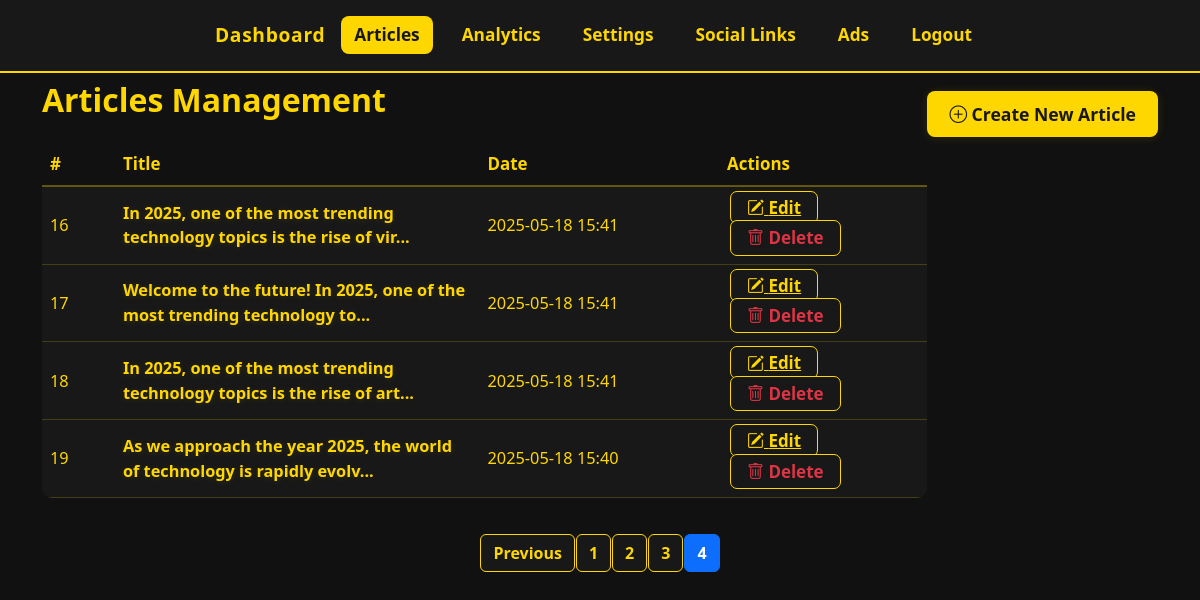
The app's page /admin/articles?page=4 (signed in) with its own data.
### app.py (models this page shows)
class Article(db.Model):
    id = db.Column(db.Integer, primary_key=True)
    title = db.Column(db.String(255), nullable=False)
    content = db.Column(db.Text, nullable=False)
    image_url = db.Column(db.String(500), nullable=True)
    created_at = db.Column(db.DateTime, server_default=db.func.now())
    likes = db.Column(db.Integer, default=0)

### app.py (the view)
@app.route('/admin/articles')
@login_required
def manage_articles():
    per_page = 5
    page = request.args.get('page', 1, type=int)
    total_articles = Article.query.count()
    total_pages = (total_articles + per_page - 1) // per_page
    articles = Article.query.order_by(Article.created_at.desc()).offset((page-1)*per_page).limit(per_page).all()
    return render_template('admin_manage_articles.html',
                           articles=articles,
                           page=page,
                           per_page=per_page,
                           total_pages=total_pages)

### app.py (called while the page is built)
@login_manager.user_loader
def load_user(user_id):
    return AdminUser.query.get(int(user_id))

### templates/admin_manage_articles.html (shortened to what this page needs)
<!DOCTYPE html>
<html lang="en" data-theme="dark">
<head>
  <link href="https://cdn.jsdelivr.net/npm/bootstrap@5.3.0/dist/css/bootstrap.min.css" rel="stylesheet">
  <link rel="stylesheet" href="https://cdn.jsdelivr.net/npm/bootstrap-icons@1.10.5/font/bootstrap-icons.css">
</head>
<body>
  <nav class="navbar navbar-dark mb-1" style="border-bottom:2px solid #ffd700;">
    <div class="container-fluid justify-content-center py-2 flex-wrap">
      <a class="navbar-brand mx-2 fw-bold" href="{{ url_for('dashboard') }}">Dashboard</a>
      <a class="nav-link mx-2 active" href="{{ url_for('manage_articles') }}">Articles</a>
      <a class="nav-link mx-2" href="{{ url_for('analytics') }}">Analytics</a>
      <a class="nav-link mx-2" href="{{ url_for('settings') }}">Settings</a>
      <a class="nav-link mx-2" href="{{ url_for('social_links') }}">Social Links</a>
      <a class="nav-link mx-2" href="{{ url_for('manage_ads') }}">Ads</a>
      <a class="nav-link mx-2 text-danger" href="{{ url_for('logout') }}">Logout</a>
    </div>
  </nav>
  <div class="container mt-2">
    <a href="{{ url_for('create_article') }}" class="btn btn-create mb-2">
      <i class="bi bi-plus-circle"></i> Create New Article
    </a>
    <h2 class="mb-4 fw-bold" style="color:#ffd700;">Articles Management</h2>
    <div class="table-responsive">
      <table class="table align-middle">
        <thead>
          <tr>
            <th style="width:7%;">#</th>
            <th style="width:35%;">Title</th>
            <th style="width:23%;">Date</th>
            <th style="width:20%;">Actions</th>
          </tr>
        </thead>
        <tbody>
          {% for article in articles %}
          <tr>
            <td>{{ loop.index0 + 1 + (page-1)*per_page }}</td>
            <td class="article-title">{{ article.title[:70] }}{% if article.title|length > 70 %}...{% endif %}</td>
            <td>{{ article.created_at.strftime('%Y-%m-%d %H:%M') if article.created_at else '' }}</td>
            <td>
              <a href="{{ url_for('edit_article', article_id=article.id) }}" class="action-btn"><i class="bi bi-pencil-square"></i> Edit</a>
              <form method="POST" action="{{ url_for('delete_article', article_id=article.id) }}" style="display:inline;">
                <button type="submit" class="action-btn text-danger" onclick="return confirm('Are you sure you want to delete this article?');"><i class="bi bi-trash"></i> Delete</button>
              </form>
            </td>
          </tr>
          {% endfor %}
        </tbody>
      </table>
    </div>
    <nav>
      <ul class="pagination">
        {% if page > 1 %}
          <li class="page-item"><a class="page-link" href="{{ url_for('manage_articles', page=page-1) }}">Previous</a></li>
        {% endif %}
        {% for p in range(1, total_pages+1) %}
          <li class="page-item {% if p == page %}active{% endif %}">
            <a class="page-link" href="{{ url_for('manage_articles', page=p) }}">{{ p }}</a>
          </li>
        {% endfor %}
      </ul>
    </nav>
  </div>
</body>
</html>

### templates/admin_manage_articles.html (style rules this page uses)
html, body { background: #111 !important; color: #fff !important; }
.navbar, .navbar * { background: #181818 !important; color: #ffd700 !important; font-size: 1.08rem; font-weight: 700; }
.navbar .nav-link { color: #ffd700 !important; text-decoration: none; padding: 6px 13px; border-radius: 8px; transition: background .14s, color .14s; }
.navbar .nav-link.active, .navbar .nav-link:hover, .navbar-brand:hover { background: #ffd700 !important; color: #181818 !important; }
.navbar-brand { color: #ffd700 !important; font-size: 1.2rem; letter-spacing: .7px; }
.table { background: #181818; border-radius: 10px; overflow: hidden; }
.table th, .table td { color: #ffd700; vertical-align: middle; background: #181818; border-color: #ffd70033; font-size: 1.02rem; }
.table thead th { background: #111; color: #ffd700; font-size: 1.06rem; border-bottom: 2px solid #ffd70055; }
.article-title { font-weight: 700; color: #ffd700; font-size: 1.12rem; text-shadow: 0 1px 7px #ffd70022; }
.action-btn { margin: 0 3px; font-size: 1.06rem; border-radius: 7px; border: 1.5px solid #ffd700; background: #181818; color: #ffd700; font-weight: 700; transition: background .14s, color .14s; padding: 4px 16px; }
.btn-create { background: #ffd700; color: #181818; font-weight: 800; border-radius: 8px; font-size: 1.10rem; margin: 10px 0 20px 0; box-shadow: 0 1px 10px #ffd70020; padding: 10px 22px; border: none; float: right; }
.pagination { justify-content: center; margin: 20px 0; }
.page-link { background: #181818; color: #ffd700; border: 1.2px solid #ffd700; font-weight: 600; border-radius: 6px; margin: 0 2px; }

### records on screen
Article: title "In 2025, one of the most trending technology topics is the rise of vir", created_at "2025-05-18 15:41"
Article: title "Welcome to the future! In 2025, one of the most trending technology to", created_at "2025-05-18 15:41"
Article: title "In 2025, one of the most trending technology topics is the rise of art", created_at "2025-05-18 15:41"
Article: title "As we approach the year 2025, the world of technology is rapidly evolv", created_at "2025-05-18 15:40"

### other values on screen
{{ p }} "1" "2" "3" "4"
